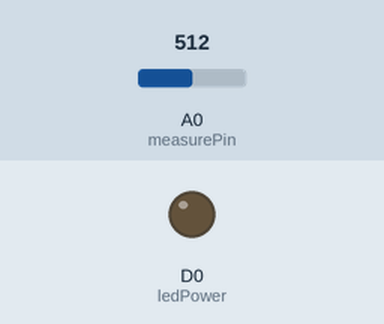
A sketch run on a simulated ESP8266 (NodeMCU). On the bench: output pins drawn as LEDs (lit = HIGH). Inputs (shaded band) come from the test bench; at power-on: A0 (measurePin) = 512. What the sketch prints to the serial monitor is not drawn.

Above: at 0.0 s.
At 1.1 s:
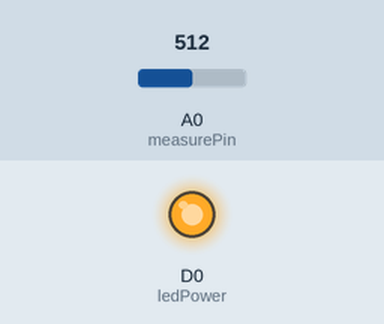
Timing chart, 0 to 2.6 s (numbered marks = the images above):
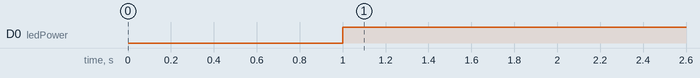

Measured:
- by itself, D0 (ledPower): LOW → HIGH at 1.0 s

The sketch:

NodeMCU_Dust_Sensor_GP2Y10.ino
```cpp
//
//  FILE : NodeMcu_Dust_Sensor_GP2Y10
//  AUTHOR : nobug (nobug007@gmail.com)
//  CREATED : 4.1.2020
//  HW : NodeMCU & GP2Y10
//
#include <SoftwareSerial.h>


// gp2y10 dust sensor GPIO

int measurePin = A0;      // Connect dust sensor to arduino A0 pin
int ledPower = D0;         // Connect 3 led driver pins of dust sensor to Arduino D5


//=======================================================================
//                    Power on setup
//=======================================================================


void setup() {
  delay(1000);
  Serial.begin(9600);

  // Dust Sensor Setup
  pinMode(ledPower,OUTPUT);  // dust LED pin

}

//=======================================================================
//                    Main Program Loop
//=======================================================================
void loop() {
        get_inner_dust();
        delay(1000);
}

//=======================================================================
//                    Get Dust inform
//=======================================================================

void get_inner_dust() {

  int dust = 0;

  for (int i=0;i<5;i++) {
    dust += dust_check();
  }
  dust = dust / 5.0;
  Serial.print("   -  5 times inner Dust density :  ");
  Serial.println(dust);
}


float dust_check() {

  int samplingTime = 280;
  int deltaTime = 40;
  int sleepTime = 9680;

  float voMeasured = 0.0;
  float calcVoltage = 0.0;
  float dustDensity = 0.0;

  digitalWrite(ledPower,LOW );
  delayMicroseconds(samplingTime);

  voMeasured = analogRead( measurePin );

  delayMicroseconds( deltaTime );
  digitalWrite( ledPower , HIGH );
  delayMicroseconds(sleepTime );

  calcVoltage = voMeasured * ( 5.0 / 1024.0 );

  dustDensity = (0.17 * calcVoltage + 0.0005 )* 1000 ; // Cal 0.1
  delay(500);

  return dustDensity;
}
```
